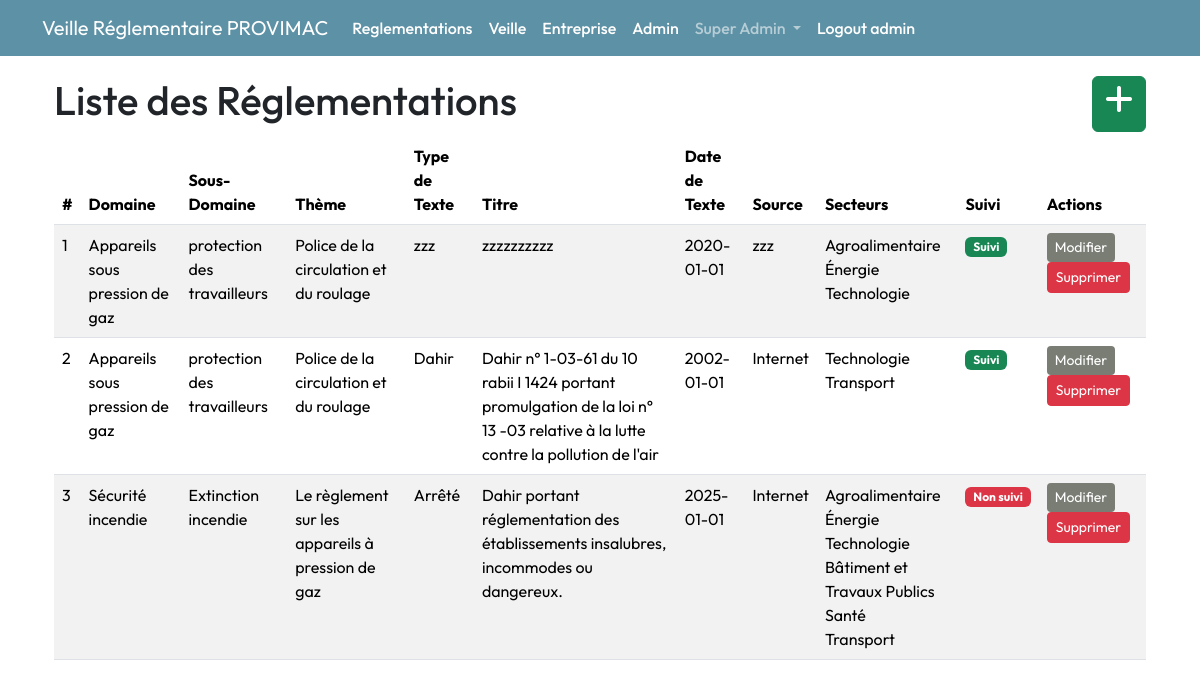
Before: /liste-reglementations (signed in) with the older database file.
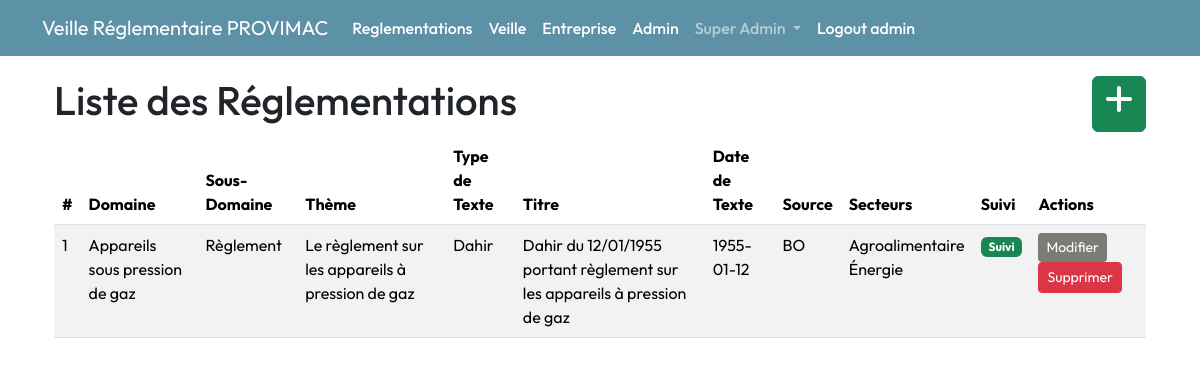
After: the same page with the newer database file.
### app/models.py (models this page shows, shortened)
class Entreprise(db.Model):
    __tablename__ = 'entreprise'
    id = db.Column(db.Integer, primary_key=True)
    nom = db.Column(db.String(100), nullable=False, unique=True )
    description = db.Column(db.Text, nullable=True)
    pays = db.Column(db.String(100), nullable=True)
    date_creation = db.Column(db.Date, nullable=True)
    utilisateurs = db.relationship('User', backref='entreprise', lazy=True,  cascade="all, delete-orphan")
    reglementations = db.relationship('EntrepriseReglementation', backref='entreprise', lazy=True,  cascade="all, delete-orphan")
    notifications = db.relationship('Notification', backref='entreprise', lazy=True)
    audits = db.relationship('Audit', backref='entreprise', lazy=True)
    secteurs = db.relationship('Secteur', secondary='entreprise_secteur', back_populates='entreprises',  cascade="all")

class User(db.Model, UserMixin):
    __tablename__ = 'utilisateur'
    id = db.Column(db.Integer, primary_key=True)
    name = db.Column(db.String(50), nullable=False, unique=True)
    email = db.Column(db.String(120), unique=True, nullable=False)
    role = db.Column(db.Enum(RoleUtilisateur), nullable=False)
    password_hash = db.Column(db.String(128), nullable=False)
    entreprise_id = db.Column(db.Integer, db.ForeignKey('entreprise.id'), nullable=True)

class Reglementation(db.Model):
    __tablename__ = 'reglementation'
    id = db.Column(db.Integer, primary_key=True)
    titre = db.Column(db.String(200), nullable=False, unique=True)
    type_texte = db.Column(db.String(100), nullable=False)
    date_publication = db.Column(db.Date, nullable=False)
    date_derniere_mise_a_jour = db.Column(db.Date, nullable=True)
    source = db.Column(db.String(200), nullable=False)
    langue = db.Column(db.String(50), nullable=True)
    secteurs=db.relationship('ReglementationSecteur', back_populates='reglementation', lazy=True, cascade='all, delete-orphan')
    theme_id = db.Column(db.Integer, db.ForeignKey('theme.id'), nullable=False)
    sous_domaine_id = db.Column(db.Integer, db.ForeignKey('sous_domaine.id'), nullable=False)
    versions = db.relationship('VersionReglementation', backref='reglementation', lazy=True, cascade='all, delete-orphan')
    articles = db.relationship('Article', backref='reglementation', lazy=True, cascade='all, delete-orphan')

class Domaine(db.Model):
    __tablename__ = 'domaine'
    id = db.Column(db.Integer, primary_key=True)
    nom = db.Column(db.String(100), nullable=False, unique=True)
    description = db.Column(db.Text, nullable=True)
    sous_domaines = db.relationship('SousDomaine', backref='domaine', lazy=True)

class SousDomaine(db.Model):
    __tablename__ = 'sous_domaine'
    id = db.Column(db.Integer, primary_key=True)
    nom = db.Column(db.String(100), nullable=False, unique=True)
    description = db.Column(db.Text, nullable=True)
    domaine_id = db.Column(db.Integer, db.ForeignKey('domaine.id'), nullable=False)
    reglementations = db.relationship('Reglementation', backref='sous_domaine', lazy=True)

class Theme(db.Model):
    __tablename__ = 'theme'
    id = db.Column(db.Integer, primary_key=True)
    nom = db.Column(db.String(100), nullable=False, unique=True)
    description = db.Column(db.Text, nullable=True)
    reglementations = db.relationship('Reglementation', backref='theme', lazy=True)

class ReglementationSecteur(db.Model):
    __tablename__ = 'reglementation_secteur'
    id = db.Column(db.Integer, primary_key=True)
    reglementation_id = db.Column(db.Integer, db.ForeignKey('reglementation.id'), nullable=False)
    secteur_id = db.Column(db.Integer, db.ForeignKey('secteur.id'), nullable=False)
    secteur = db.relationship('Secteur', back_populates='reglementations')
    reglementation = db.relationship('Reglementation', back_populates='secteurs')

class Secteur(db.Model):
    __tablename__ = 'secteur'
    id = db.Column(db.Integer, primary_key=True)
    nom = db.Column(db.String(100), unique=True, nullable=False)
    description = db.Column(db.Text, nullable=True)
    entreprises = db.relationship('Entreprise', secondary='entreprise_secteur', back_populates='secteurs')
    reglementations = db.relationship('ReglementationSecteur', back_populates='secteur', lazy=True)

### app/routes/reglement.py (the view)
@bp.route('/liste-reglementations', methods=['GET'])
def liste_reglementations():
    try:
        reglementations = Reglementation.query.all()
        if not reglementations:
            flash("Aucune réglementation n'est disponible.", "warning")
            return render_template('reglementations/liste_reglementations.html', reglementations=[])
        suivi_map = {
            reg.reglementation_id: reg.suivi
            for reg in EntrepriseReglementation.query.filter_by(entreprise_id=current_user.entreprise_id).all()
        }
        return render_template('reglementations/liste_reglementations.html', reglementations=reglementations, suivi_map=suivi_map)
    except Exception as e:
        flash(f"Erreur lors de la récupération des réglementations : {str(e)}", "danger")
        return redirect(url_for('main.index'))  # Rediriger en cas d'erreur

### app/templates/reglementations/liste_reglementations.html
{% extends "layout.html" %}
{% block content %}
<div class="container mt-1">
    <div class="d-flex justify-content-between">
        <h1>Liste des Réglementations</h1>
        <a class="btn btn-success"
            href="{{ url_for('reglement.ajouter_reglementation') }}">
            <span class="fas fa-plus fa-2x"></span></a>
    </div>
    {% if reglementations %}
    <table class="table table-striped table-hover mt-1">
        <thead>
            <tr>
                <th>#</th>
                <th>Domaine</th>
                <th>Sous-Domaine</th>
                <th>Thème</th>
                <th>Type de Texte</th>
                <th>Titre</th>
                <th>Date de Texte</th>
                <th>Source</th>
                <th>Secteurs</th>
                <th>Suivi</th>
                <th>Actions</th>
            </tr>
        </thead>
        <tbody>
            {% for reglementation in reglementations %}
            <tr
                onclick="window.location.href='{{ url_for('reglement.detail_reglementation', id=reglementation.id) }}'"
                style="cursor: pointer;">
                <td>{{ loop.index }}</td>
                <td>{{ reglementation.sous_domaine.domaine.nom }}</td>
                <td>{{ reglementation.sous_domaine.nom if
                    reglementation.sous_domaine else 'N/A' }}</td>
                <td>{{ reglementation.theme.nom if reglementation.theme else
                    'N/A' }}</td>
                <td>{{ reglementation.type_texte }}</td>
                <td>{{ reglementation.titre }}</td>
                <td>{{ reglementation.date_publication }}</td>
                <td>{{ reglementation.source }}</td>
                <td>{% if reglementation.secteurs %}
                    {% for secteur in reglementation.secteurs %}
                    <div>{{ secteur.secteur.nom }} </div>
                    {% endfor %}</td>
                {% else %}
                    <p class="text-center">***</p>
                {% endif %}
                <td>
                    {% if reglementation.id in suivi_map %}
                        {% if suivi_map[reglementation.id] %}
                            <span class="badge bg-success">Suivi</span>
                        {% else %}
                            <span class="badge bg-danger">Non suivi</span>
                        {% endif %}
                    {% else %}
                        <span class="badge bg-secondary">Inconnu</span>
                    {% endif %}
                </td>
                <td>
                    <a href="{{ url_for('reglement.modifier_reglementation', reglementation_id=reglementation.id) }}" class="btn btn-primary btn-sm">
                        Modifier
                    </a>
                    <form action="{{ url_for('reglement.supprimer_reglementation', reglementation_id=reglementation.id) }}" method="POST" style="display: inline;">
                        <button type="submit" class="btn btn-danger btn-sm" onclick="return confirm('Voulez-vous vraiment supprimer cette réglementation ?')">
                            Supprimer
                        </button>
                    </form>
                </td>
            </tr>
            {% endfor %}
        </tbody>
    </table>
    {% else %}
    <p>Aucune réglementation n'a été trouvée.</p>
    {% endif %}
</div>
{% endblock %}

### app/templates/layout.html (shortened to what this page needs)
<!DOCTYPE html>
<html lang="en">
  <head>
    <link
      href="https://cdn.jsdelivr.net/npm/bootstrap@5.3.3/dist/css/bootstrap.min.css"
      rel="stylesheet"
 />
    <link rel="stylesheet"
      href="{{ url_for('static', filename='main.css') }}" />
    <link rel="stylesheet"
      href="https://cdnjs.cloudflare.com/ajax/libs/font-awesome/6.0.0-beta3/css/all.min.css">
  </head>
  <body>
    {% if current_user.is_authenticated %}
    <header class="site-header sticky-top">
      <nav class="navbar navbar-expand-lg navbar-dark">
        <div class="container">
          <a class="navbar-brand" href="/">Veille Réglementaire
            {{current_user.entreprise.nom}}</a>
          <div class="collapse navbar-collapse" id="navbarToggle">
            <ul class="navbar-nav me-auto mb-2 mb-lg-0">
              <li class="nav-item">
                <a class="nav-link text-white"
                  href="{{ url_for('reglement.liste_reglementations') }}">
                  Reglementations
                </a>
              </li>
              <li class="nav-item">
                <a class="nav-link text-white"
                  href="{{ url_for('entreprise.afficher_veille', entreprise_id=current_user.entreprise_id) }}">
                  Veille
                </a>
              </li>
              <li class="nav-item">
                <a class="nav-link text-white"
                  href="{{ url_for('entreprise.afficher_entreprise', entreprise_id=current_user.entreprise_id) }}">
                  Entreprise
                </a>
              </li>
              <li class="nav-item">
                <a class="nav-link text-white"
                  href="{{ url_for('manager.liste_utilisateurs', entreprise_id=current_user.entreprise.id) }}">
                  Admin
                </a>
              </li>
              {% if current_user.is_authenticated and current_user.role.name ==
              'ADMIN' %}
              <li class="nav-item dropdown">
                <a
                  class="nav-link dropdown-toggle {{ 'active' if request.endpoint.startswith('ingredient.') else '' }}"
                  href="#" id=" entrepriseDropdown" role="button"
                  data-bs-toggle="dropdown" aria-expanded="false">
                  Super Admin
                </a>
              </li>
              {% endif %}
              <li class="nav-item">
                <a class="nav-link text-white"
                  href="{{ url_for('admin.logout') }}">Logout {{
                  current_user.role.value }}</a>
              </li>
            </ul>
          </div>
        </div>
      </nav>
    </header>
    {% endif %}
    <div class="container mt-3">{% include 'main/flash_msg.html' %} {%
      block content %}{% endblock %}</div>
    <link
      href="https://cdnjs.cloudflare.com/ajax/libs/select2/4.0.13/css/select2.min.css"
      rel="stylesheet" />
  </body>
</html>

### app/static/main.css (style rules this page uses)
:root { --nomai : #5d91a5; --vert : #797d73; --roze: #fc83cd33; --blue: #0b76b488; }
body { font-family: 'Outfit', sans-serif; }
.btn-primary { background-color: var(--vert) ; border: none; }
.navbar { background-color: var(--nomai); }
.nav-link { font-weight: 500; position: relative; border: none; }
@media (min-width: 768px) { .nav-link { font-size: 1rem; } }
@media (min-width: 768px) { .nav-link::before { content: ''; position: absolute; bottom: 0; left: 50%; transform: translatex(-50%); width: 0%; height: 2px; background-color: white; visibility: hidden; transition: 0.3s ease-in-out; } }
.btn { min-width: auto; }

Changed rows visible on the page:
removed ReglementationSecteur: secteur.nom "Technologie"
removed Reglementation: sous_domaine.domaine.nom "Appareils sous pression de gaz", sous_domaine "protection des travailleurs", theme "Police de la circulation et du roulage", type_texte "Dahir", titre "Dahir n° 1-03-61 du 10 rabii I 1424 portant promulgation de la loi n° 13 -03 relative à la lutte contre la pollution de l'air", date_publication "2002-01-01", source "Internet", shows "Suivi"
removed ReglementationSecteur: secteur.nom "Technologie", shown under "Appareils sous pression de gaz"
removed ReglementationSecteur: secteur.nom "Transport", shown under "Appareils sous pression de gaz"
removed Reglementation: sous_domaine.domaine.nom "Sécurité incendie", sous_domaine "Extinction incendie", theme "Le règlement sur les appareils à pression de gaz", type_texte "Arrêté", titre "Dahir portant réglementation des établissements insalubres, incommodes ou dangereux.", date_publication "2025-01-01", source "Internet", shows "Non suivi"
removed ReglementationSecteur: secteur.nom "Agroalimentaire", shown under "Sécurité incendie"
removed ReglementationSecteur: secteur.nom "Énergie", shown under "Sécurité incendie"
removed ReglementationSecteur: secteur.nom "Technologie", shown under "Sécurité incendie"
removed ReglementationSecteur: secteur.nom "Bâtiment et Travaux Publics", shown under "Sécurité incendie"
removed ReglementationSecteur: secteur.nom "Santé", shown under "Sécurité incendie"
removed ReglementationSecteur: secteur.nom "Transport", shown under "Sécurité incendie"
changed Reglementation "Appareils sous pression de gaz": sous_domaine "protection des travailleurs" → "Règlement"; theme "Police de la circulation et du roulage" → "Le règlement sur les appareils à pression de gaz"; type_texte "zzz" → "Dahir"; titre "zzzzzzzzzz" → "Dahir du 12/01/1955 portant règlement sur les appareils à pression de gaz"; date_publication "2020-01-01" → "1955-01-12"; source "zzz" → "BO"
